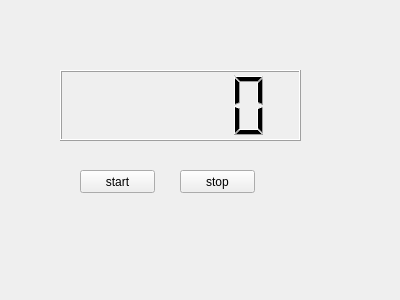
<?xml version="1.0" encoding="UTF-8"?>
<ui version="4.0">
 <class>Widget</class>
 <widget class="QWidget" name="Widget">
  <property name="geometry">
   <rect>
    <x>0</x>
    <y>0</y>
    <width>400</width>
    <height>300</height>
   </rect>
  </property>
  <property name="windowTitle">
   <string>Widget</string>
  </property>
  <widget class="QPushButton" name="pushButtonStart">
   <property name="geometry">
    <rect>
     <x>80</x>
     <y>170</y>
     <width>75</width>
     <height>23</height>
    </rect>
   </property>
   <property name="text">
    <string>start</string>
   </property>
  </widget>
  <widget class="QPushButton" name="pushButtonStop">
   <property name="geometry">
    <rect>
     <x>180</x>
     <y>170</y>
     <width>75</width>
     <height>23</height>
    </rect>
   </property>
   <property name="text">
    <string>stop</string>
   </property>
  </widget>
  <widget class="QLCDNumber" name="lcdNumber">
   <property name="geometry">
    <rect>
     <x>60</x>
     <y>70</y>
     <width>241</width>
     <height>71</height>
    </rect>
   </property>
  </widget>
 </widget>
 <layoutdefault spacing="6" margin="11"/>
 <resources/>
 <connections/>
</ui>
